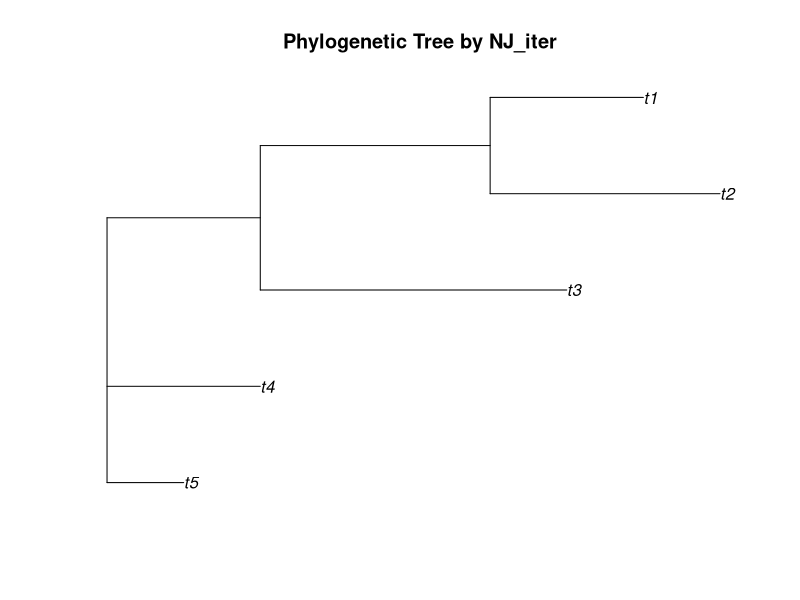
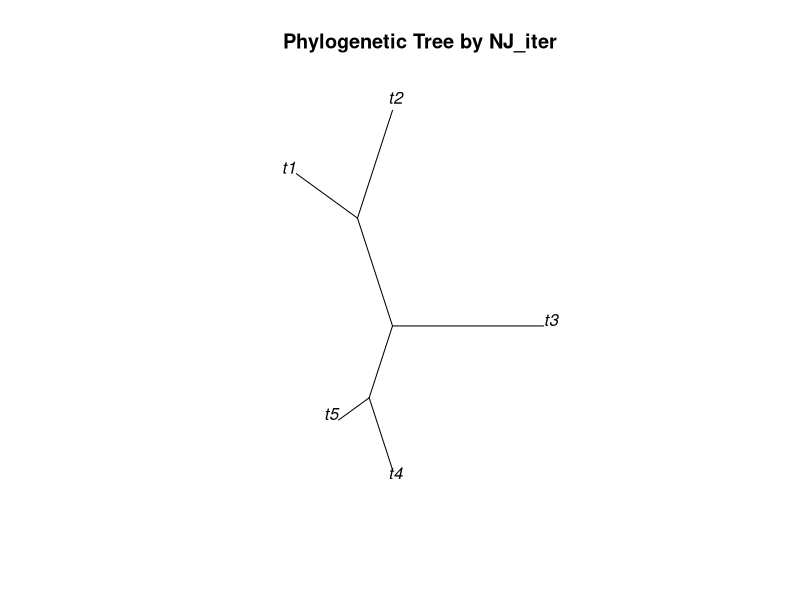
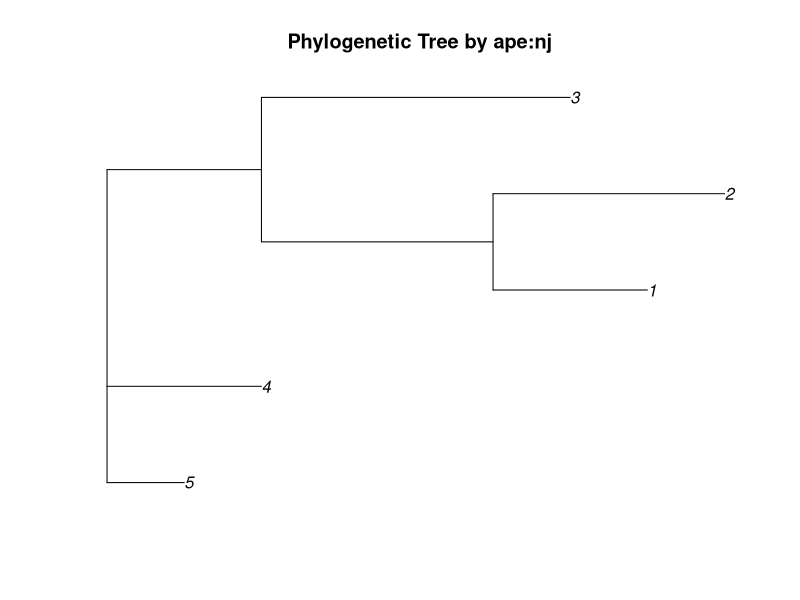
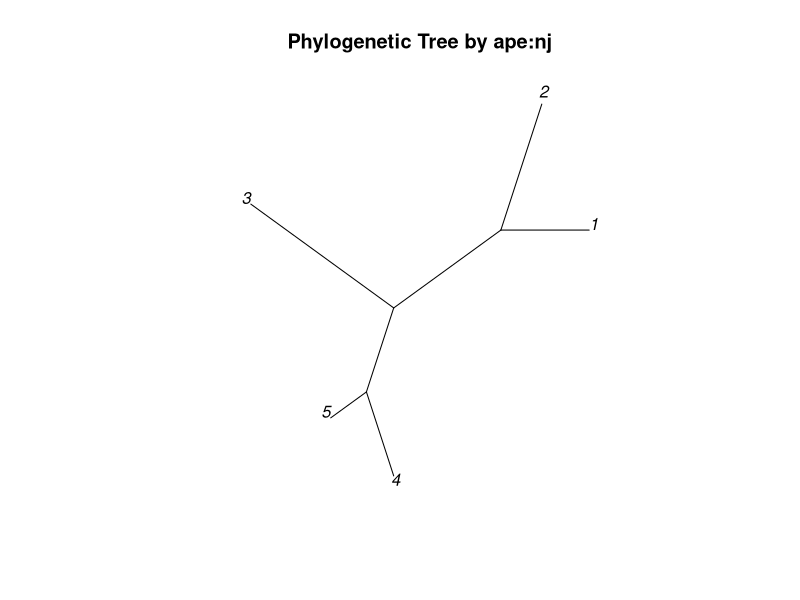

R code for these plots, in order:
## ---- chunk 1
library(ape)

NJ <- function(D_matrix, total_dim, edge_vector) {
  n = dim(D_matrix)[1]
  id_m = matrix(0, ncol=n, nrow=n) # identity matrix
  diag(id_m) <- 1
  Q = matrix(0, ncol=n, nrow=n)
  trans_m = matrix(1, ncol=n, nrow=n)
  d1 = D_matrix %*% trans_m
  d2 = t(d1)
  Q = (n-2) * D_matrix - d1 - d2
  diag(Q) <- 0
  minQ <- min(Q)
  cord = which(Q==minQ, arr.ind=TRUE)[1,]
  cord1 = cord[2]
  cord2 = cord[1]
  
  edge1 = edge_vector[cord1]
  edge2 = edge_vector[cord2] # retrieve the edge values for joining taxa
  delta1 = 0.5 * D_matrix[cord1,cord2] + 0.5/(n-2)*(d1[cord1,cord2]-d2[cord1,cord2])
  delta2 = D_matrix[cord1,cord2] - delta1
  
  if (n==3) {
    delta3 = D_matrix[1,3] - delta1 # it's for the last iteration which will omit 3 delta values. The last Q matrix must be a matrix with all equal values not in diagonal
    edge3 = edge_vector[3]
    return(list(c(edge1, edge2, edge3), c(delta1, delta2, delta3)))
  } # the last iteration would not need to update the D matrix and just return edge values and delta
  
  trans_m = id_m
  trans_m[cord1,cord2] = 1
  new_row = trans_m %*% D_matrix
  
  trans_m = id_m
  trans_m[cord1,] = -1
  new_row = 0.5 * (new_row %*% trans_m)[cord1,c(-cord1, -cord2)]

  D_matrix <- D_matrix[c(-cord1,-cord2),]
  D_matrix <- D_matrix[,c(-cord1,-cord2)] # delete 2 rows and 2 cols that belong to the 2 joined taxa
  edge_vector <- edge_vector[c(-cord1,-cord2)] # do the same with the edge vector
  edge_vector <- append(total_dim+n-2, edge_vector) # create a new edge value for new node
  D_matrix <- rbind(new_row, D_matrix)
  D_matrix <- cbind(c(0,new_row), D_matrix) # always the new node is in the first col and row
  return(list(D_matrix, c(edge1, edge2), c(delta1, delta2), edge_vector))
}

edge <- c(1:5)
D = matrix(c(0,5,9,9,8,5,0,10,10,9,9,10,0,8,7,9,10,8,0,3,8,9,7,3,0), ncol=5)
t <- NJ(D, dim(D)[1], edge)
## ---- chunk 2
NJ_iter <- function(D_init) {
  dim = dim(D_init)[1]
  edge_v = c(1:dim) # vector can be operated and record the edge values' changes
  edge <- matrix(0, ncol=2, nrow=2*dim-3)
  tip.label <- paste("t", 1:dim, sep='')
  Nnode = dim - 2
  edge.length <- c(rep(0, each=2*dim-3))
  for(i in dim:4) {
    out <- NJ(D_init, dim, edge_v)
    D_init <- out[[1]]
    print(D_init)
    edge[c(2*dim-2*i+1,2*dim-2*i+2),] <- c(dim+i-2, dim+i-2, out[[2]][1], out[[2]][2]) # the first 2 elements are edge values for new node created in last iteration
    print(edge)
    edge.length[c(2*dim-2*i+1,2*dim-2*i+2)] <- out[[3]]
    print(edge.length)
    edge_v <- out[[4]]
  }
  print(edge_v)
  out <- NJ(D_init, dim, edge_v)
  edge[c(2*dim-5, 2*dim-4, 2*dim-3),] <- c(dim+1, dim+1, dim+1, out[[1]][1], out[[1]][2], out[[1]][3])
  print(edge)
  edge.length[c(2*dim-5, 2*dim-4, 2*dim-3)] <- out[[2]]
  print(edge.length)
  
  return(list("edge"=edge, "tip.label"=tip.label, "Nnode"=Nnode, "edge.length"=edge.length))
}

D = matrix(c(0,5,9,9,8,5,0,10,10,9,9,10,0,8,7,9,10,8,0,3,8,9,7,3,0), ncol=5)
tree <- NJ_iter(D)
## ---- chunk 3
tree$edge <- cbind(matrix(rev(tree$edge), ncol=2)[,2], matrix(rev(tree$edge), ncol=2)[,1])
tree$edge.length <- rev(tree$edge.length)
## ---- chunk 4
class(tree) <- "phylo"
# Plot the tree
plot(tree, main = "Phylogenetic Tree by NJ_iter")

plot.phylo(tree, type = "unrooted", main = "Phylogenetic Tree by NJ_iter")
## ---- chunk 5
validate_tree <- nj(D)
plot(validate_tree, main = "Phylogenetic Tree by ape:nj")

plot.phylo(validate_tree, type = "unrooted", main = "Phylogenetic Tree by ape:nj")
